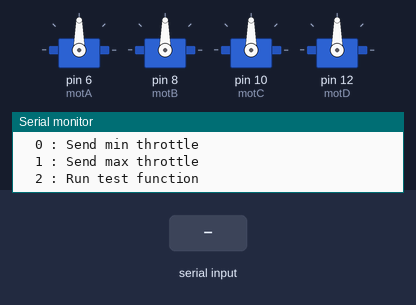
This sketch was run on a simulated Arduino Uno, built with avr-gcc and run on an emulated ATmega328P. Parts: 4 × servo, the last lines printed to the serial monitor. The inputs (shaded band) are chosen by the test bench.

Above: at 1.2 s.
1.3 s: "0" received over Serial
At 2.0 s:
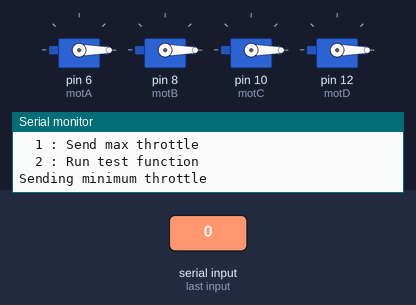
2.8 s: "1" received over Serial
At 3.1 s:
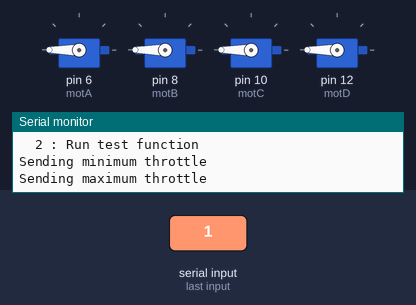
4.3 s: "2" received over Serial
At 12.51 s:
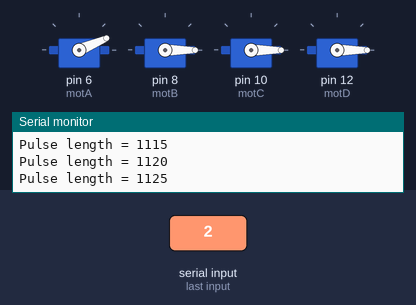
Timing chart, 0 to 12.8 s (numbered marks = the images above; inputs shaded):
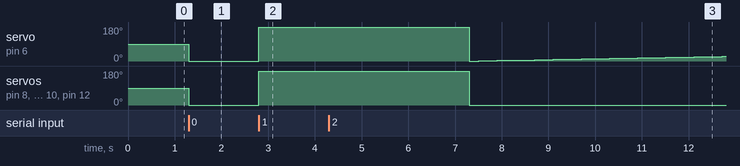

The sketch:

sequential_motor_test.ino
```cpp
#include <Servo.h>

#define MIN_PULSE_LENGTH 1000
#define MAX_PULSE_LENGTH 2000

Servo motA, motB, motC, motD;
char data;

int maxThrottle = 1200;

void setup() {
    Serial.begin(9600);

    motA.attach(6, MIN_PULSE_LENGTH, MAX_PULSE_LENGTH);
    motB.attach(8, MIN_PULSE_LENGTH, MAX_PULSE_LENGTH);
    motC.attach(10, MIN_PULSE_LENGTH, MAX_PULSE_LENGTH);
    motD.attach(12, MIN_PULSE_LENGTH, MAX_PULSE_LENGTH);

    displayInstructions();
}

void loop() {
    if (Serial.available()) {
        data = Serial.read();

        switch (data) {
            // 0
            case 48 : Serial.println("Sending minimum throttle");
                      motA.writeMicroseconds(MIN_PULSE_LENGTH);
                      motB.writeMicroseconds(MIN_PULSE_LENGTH);
                      motC.writeMicroseconds(MIN_PULSE_LENGTH);
                      motD.writeMicroseconds(MIN_PULSE_LENGTH);
            break;

            // 1
            case 49 : Serial.println("Sending maximum throttle");
                      motA.writeMicroseconds(MAX_PULSE_LENGTH);
                      motB.writeMicroseconds(MAX_PULSE_LENGTH);
                      motC.writeMicroseconds(MAX_PULSE_LENGTH);
                      motD.writeMicroseconds(MAX_PULSE_LENGTH);
            break;

            // 2
            case 50 : Serial.print("Running test in 3");
                      delay(1000);
                      Serial.print(" 2");
                      delay(1000);
                      Serial.println(" 1...");
                      delay(1000);
                      test();
            break;
        }
    }


}

void test()
{
    for (int i = MIN_PULSE_LENGTH; i <= maxThrottle; i += 5) {
        Serial.print("Pulse length = ");
        Serial.println(i);

        motA.writeMicroseconds(i);
        motB.writeMicroseconds(MIN_PULSE_LENGTH);
        motC.writeMicroseconds(MIN_PULSE_LENGTH);
        motD.writeMicroseconds(MIN_PULSE_LENGTH);

        delay(200);
    }

    for (int i = maxThrottle; i >= MIN_PULSE_LENGTH; i -= 5) {
        Serial.print("Pulse length = ");
        Serial.println(i);

        motA.writeMicroseconds(i);
        motB.writeMicroseconds(MIN_PULSE_LENGTH);
        motC.writeMicroseconds(MIN_PULSE_LENGTH);
        motD.writeMicroseconds(MIN_PULSE_LENGTH);

        delay(200);
    }

    Serial.println("STOP");
    motA.writeMicroseconds(MIN_PULSE_LENGTH);
    motB.writeMicroseconds(MIN_PULSE_LENGTH);
    motC.writeMicroseconds(MIN_PULSE_LENGTH);
    motD.writeMicroseconds(MIN_PULSE_LENGTH);
}

void displayInstructions()
{
    Serial.println("READY - PLEASE SEND INSTRUCTIONS AS FOLLOWING :");
    Serial.println("\t0 : Send min throttle");
    Serial.println("\t1 : Send max throttle");
    Serial.println("\t2 : Run test function\n");
}
```

Measured:
- after the input at 1.3 s, servo on pin 6 (motA), servo on pin 8 (motB), servo on pin 10 (motC), servo on pin 12 (motD): 90° → 0° at once
- after the input at 2.8 s, servo on pin 6 (motA), servo on pin 8 (motB), servo on pin 10 (motC), servo on pin 12 (motD): 0° → 180° at once
- after the input at 4.3 s, servo on pin 6 (motA): 180° → 0° after 3.0 s, → 1° 0.20 s later, → 2° 0.20 s later, → 3° 0.20 s later, … (25 changes in this stretch); servo on pin 8 (motB), servo on pin 10 (motC), servo on pin 12 (motD): 180° → 0° after 3.0 s
